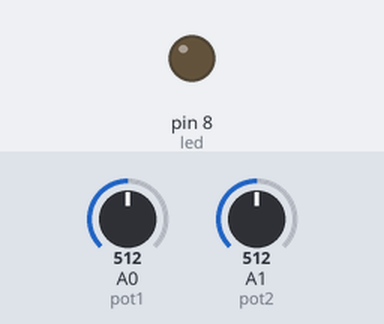
The sketch below on a simulated Arduino Uno, built with avr-gcc and run on an emulated ATmega328P. Parts: output pins drawn as LEDs (lit = HIGH). The inputs (shaded band) are chosen by the test bench; at power-on: A1 (pot2) = 512, A0 (pot1) = 512.

Above: at 1.2 s.
1.3 s: A1 (pot2) set to 522
At 2.5 s:
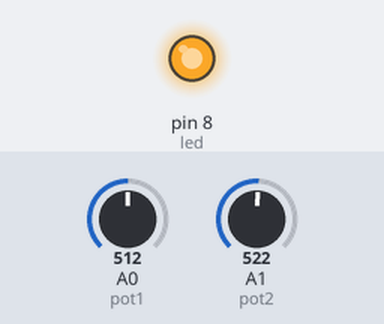
2.8 s: A1 (pot2) set to 511
At 3.3 s:
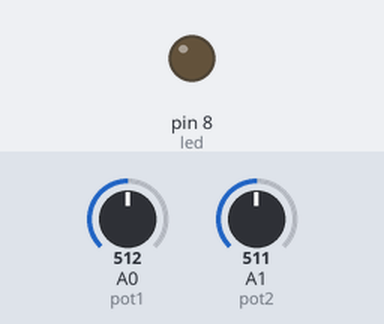
4.3 s: A0 (pot1) set to 530
At 5.5 s:
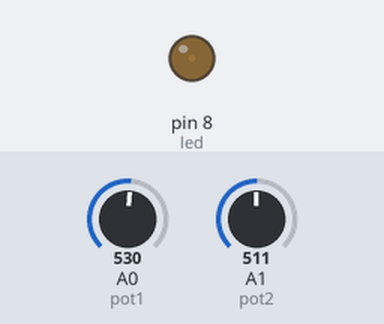
5.8 s: A1 (pot2) set to 716
At 6.8 s:
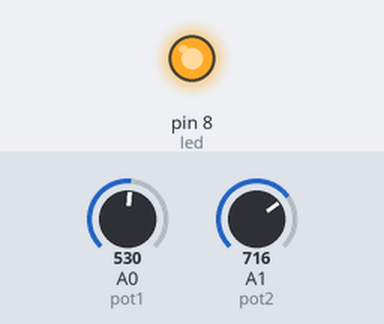
7.3 s: A1 (pot2) set to 306
At 8.4 s:
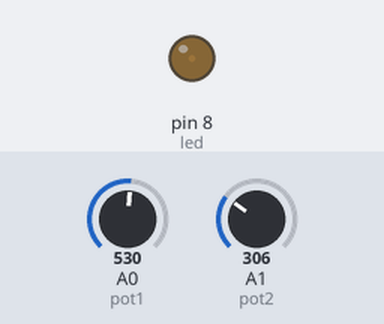
8.8 s: A0 (pot1) set to 511
At 10.3 s:
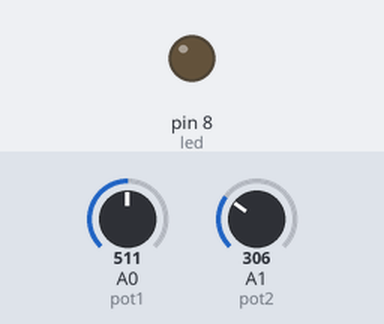
Timing chart, 0 to 11.3 s (numbered marks = the images above; inputs shaded):
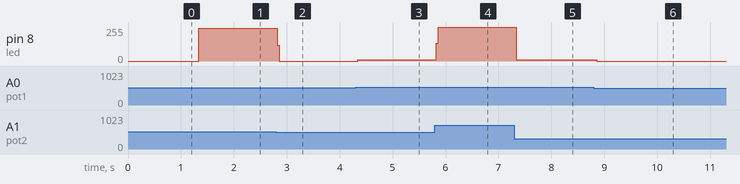

Measured:
- the behaviour switches between 513 and 514 on A1 (pot2) (found by bisection; images 0 and 1)
- after the input at 1.3 s, pin 8 (led): 0/255 → 246/255 at once
- after the input at 2.8 s, pin 8 (led): 246/255 → 0/255 at once
- after the input at 4.3 s, pin 8 (led): 0/255 → 9/255 at once
- after the input at 5.8 s, pin 8 (led): 9/255 → 255/255 at once
- after the input at 7.3 s, pin 8 (led): 255/255 → 9/255 at once
- after the input at 8.8 s, pin 8 (led): 9/255 → 0/255 after 0.06 s

The sketch:

potantiometerAndcontrol.ino
```cpp
//without using button I did a kind of button by using two potentiometers which can work in opposition to each other.
#define led 8
#define pot1 A0
#define pot2 A1
void setup() {
 pinMode(led,OUTPUT);
 digitalWrite(led,HIGH);
}

void loop() {
  int value1=analogRead(pot1);
  int value2=analogRead(pot2);

  value1=map(value1,0,1023,0,255);
  value2=map(value2,0,1023,0,255);

  analogWrite(led,value1);
  analogWrite(led,value2);
}
```
